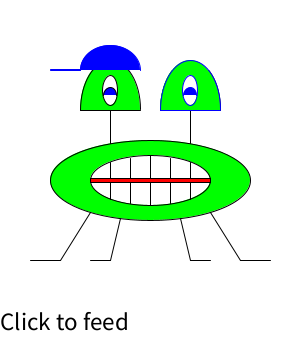
Frame 1 (no input)
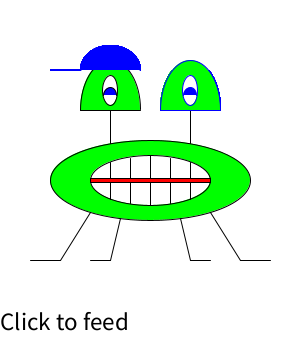
Frame 60 (the mouse pressed at the canvas centre just before this capture)
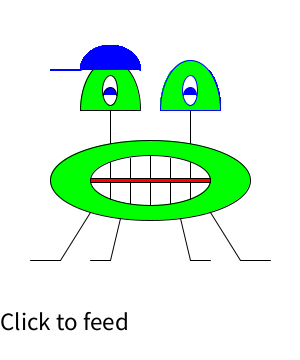
Frame 120 (the mouse held since frame 60 and released just before this capture)

The Processing sketch that drew these frames (run headless with seeded random() and noise(); from frame 60 on, the mouse is pressed at the canvas centre):

// Processing sketch: processing_112140
// ── processing_112140.pde

//Kevin Cantone - Sept 19th, 2013
//Gloog, Zoog's friend
//Move mouse left or right to change hat side
//Click to close mouth, press any key to open
//press 'b' to wink

void setup() {
  size(300, 360);
  background(255);
  fill(0);
  textSize(25);
  text("Click to feed", 0, 330);
  {
    //Body
    ellipseMode(CENTER);
    fill(0, 255, 0);
    ellipse(150, 180, 200, 80);
  }



  {
    //mouth
    fill(255);
    ellipse(150, 180, 120, 50);
  }   
  {
    //teeth
    line(110, 162, 110, 199);
    line(190, 162, 190, 199);
    line(130, 158, 130, 203);
    line(170, 158, 170, 203);
    line(150, 155, 150, 205);
  }
  {
    //between upper and lower teeth
    rectMode(CENTER);
    fill(255, 0, 0);
    rect(150, 180, 120, 4);
  }



  {
    //Legs (left to right)
    line(90, 212, 60, 260);
    line(120, 218, 110, 260);
    line(180, 218, 190, 260);
    line(210, 212, 240, 260);
  }
  {
    //feet (left to right)
    line(30, 260, 60, 260);
    line(90, 260, 110, 260);
    line(190, 260, 210, 260);
    line(240, 260, 270, 260);
  }
  {
    //neck (left to right)
    line(110, 143, 110, 110);
    line(190, 143, 190, 110);
  }
  {
    //Head (left to right)
    //fill head here
    fill(0, 255, 0);
    arc(110, 110, 60, 100, -PI, 0);
    line(80, 110, 140, 110);
    arc(190, 110, 60, 100, -PI, 0);
    line(160, 110, 220, 110);
  }
  {
    //eyes (left to right)
    fill(255);
    ellipseMode(CENTER);
    ellipse(110, 90, 15, 30);
    ellipse(190, 90, 15, 30);
    //pupils
    //fill pupil here
    fill(0, 0, 255);
    arc(110, 95, 13, 15, -PI, 0);//left pupil
    arc(190, 95, 13, 15, -PI, 0);//right pupil
  }
}




void draw() {

  {

    if (mouseX >= 0 & mouseX <=150) { //NEEDS FIX
      //hat
      fill(255);
      stroke(255);
      arc(190, 70, 60, 50, -PI, 0);

      line(220, 70, 250, 70);
      line(220, 69, 250, 69);
      stroke(0, 0, 255);
      fill(0, 255, 0);


      arc(190, 110, 60, 100, -PI, 0);
      line(160, 110, 220, 110);
      fill(255);
      ellipseMode(CENTER);

      ellipse(190, 90, 15, 30);
      fill(0, 0, 255);

      arc(190, 95, 13, 15, -PI, 0);//right pupil



      fill(0, 0, 255);
      arc(110, 70, 60, 50, -PI, 0);
      stroke(0, 0, 255);
      line(80, 70, 50, 70);
      line(80, 69, 50, 69);
    }


    else if (mouseX >= 150) {

      fill(255);
      stroke(255);
      arc(110, 70, 60, 50, -PI, 0);

      line(80, 70, 50, 70);
      line(80, 69, 50, 69);
      stroke(0, 0, 255);
      fill(0, 255, 0);
      arc(110, 110, 60, 100, -PI, 0);
      line(80, 110, 140, 110);

      fill(255);
      ellipseMode(CENTER);
      ellipse(110, 90, 15, 30);

      //pupils
      //fill pupil here
      fill(0, 0, 255);
      arc(110, 95, 13, 15, -PI, 0);//left pupil

      fill(0, 0, 255);
      arc(190, 70, 60, 50, -PI, 0);
      stroke(0, 0, 255);
      line(220, 70, 250, 70);
      line(220, 69, 250, 69);
    }
  }
}
void mouseClicked() {

  {
    //Body
    ellipseMode(CENTER);
    fill(0, 255, 0);
    ellipse(150, 180, 200, 80);
  }
  {
    rectMode(CENTER);
    fill(255, 0, 0);
    rect(150, 180, 120, 4);
    fill(0);
    textSize(25);
    text("Yummy!", 0, 20);
  }
}
void keyPressed() {
  if (key == 'q' || key == 'Q') {
    setup();
  }
  else if (key == 'b' || key == 'B') {
    fill(255);
    ellipseMode(CENTER);
    ellipse(110, 90, 15, 30);
    ellipse(190, 90, 15, 30);
  }
}
